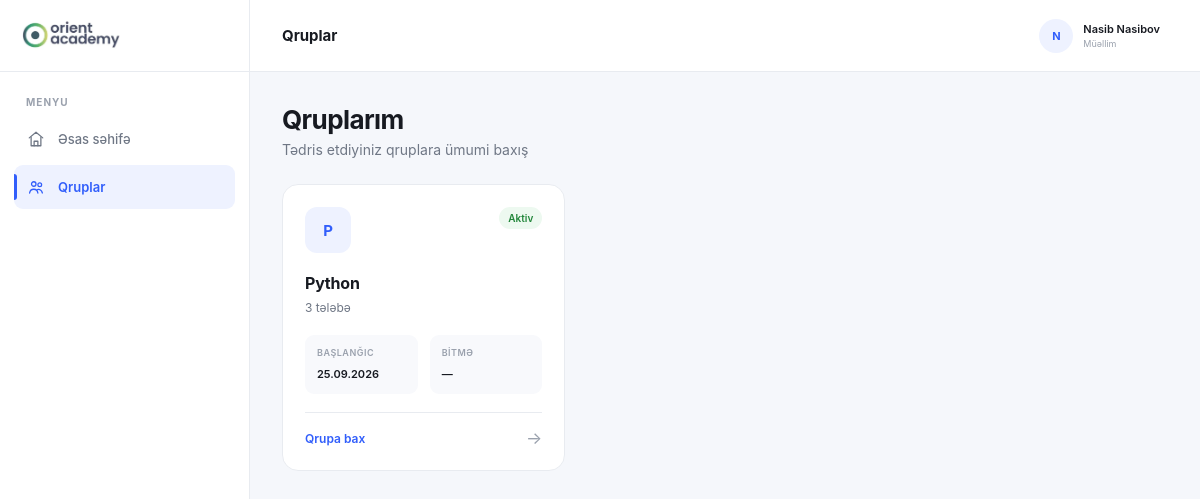
/groups/ (signed in), run on the app's committed database.
### dashboard/models.py (models this page shows, shortened)
class Group(models.Model):
    name = models.CharField(
        max_length=100
    )
    teacher = models.ForeignKey(
        User,
        on_delete=models.CASCADE,
        related_name="teaching_groups"
    )
    start_date = models.DateField()
    end_date = models.DateField(
        null=True,
        blank=True
    )
    created_at = models.DateTimeField(
        auto_now_add=True
    )
    is_active = models.BooleanField(
        default=True
    )
    class Meta:
        ordering = ["-created_at"]

### dashboard/views.py (the view)
# urls.py: path("groups/", groups_list, name="groups"),
@login_required
def groups_list(request):
    groups = Group.objects.filter(
        teacher=request.user
    ).prefetch_related(
        "students"
    )
    return render(
        request,
        "groups.html",
        {
            "groups": groups
        }
    )

### templates/groups.html (shortened to what this page needs)
{% extends "base.html" %}
{% block page_title %}
    Qruplar
{% endblock %}
{% block content %}
    <div class="page-header">
        <h1>
            Qruplarım
        </h1>
        <p>
            Tədris etdiyiniz qruplara ümumi baxış
        </p>
    </div>
    {% if groups %}
        <div class="groups-grid">
            {% for group in groups %}
                <a
                    href="{% url 'group_detail' group.id %}"
                    class="group-card"
                >
                    <div class="group-card-top">
                        <div class="group-icon">
                            {{ group.name|first|upper }}
                        </div>
                        {% if group.is_active %}
                            <span class="group-status active">
                                Aktiv
                            </span>
                        {% else %}
                            <span class="group-status closed">
                                Bağlanıb
                            </span>
                        {% endif %}
                    </div>
                    <h2>
                        {{ group.name }}
                    </h2>
                    <p class="group-student-count">
                        {% with count=group.students.count %}
                            {{ count }}
                            {% if count == 1 %}
                                tələbə
                            {% else %}
                                tələbə
                            {% endif %}
                        {% endwith %}
                    </p>
                    <div class="group-details">
                        <div class="group-detail">
                            <span>
                                Başlanğıc
                            </span>
                            <strong>
                                {{ group.start_date|date:"d.m.Y" }}
                            </strong>
                        </div>
                        <div class="group-detail">
                            <span>
                                Bitmə
                            </span>
                            <strong>
                                {% if group.end_date %}
                                    {{ group.end_date|date:"d.m.Y" }}
                                {% else %}
                                    —
                                {% endif %}
                            </strong>
                        </div>
                    </div>
                    <div class="group-footer">
                        <span class="view-group">
                            Qrupa bax
                        </span>
                        <span class="view-arrow">
                            →
                        </span>
                    </div>
                </a>
            {% endfor %}
        </div>
    {% endif %}
{% endblock %}

### templates/base.html (shortened to what this page needs)
{% load static %}
<!DOCTYPE html>
<html lang="az">
<head>
    <link
        rel="stylesheet"
        href="{% static 'dashboard/css/base.css' %}"
    >
</head>
<body>
    <div class="app">
        <aside
            class="sidebar"
            id="sidebar"
        >
            <div class="sidebar-top">
                <a
                    href="{% url 'dashboard_home' %}"
                    class="brand"
                >
                    <div class="brand-logo">
                    <img
                        src="{% static 'dashboard/images/orient-meta.png' %}"
                        alt="Orient Academy"
                    >
                </div>
                </a>
            </div>
            <nav class="navigation">
                <div class="nav-section">
                    <span class="nav-label">
                        MENYU
                    </span>
                    <a
                        href="{% url 'dashboard_home' %}"
                        class="nav-link {% if request.resolver_match.url_name == 'dashboard_home' %}active{% endif %}"
                    >
                        <span class="nav-icon">
                            <svg
                                viewBox="0 0 24 24"
                                aria-hidden="true"
                            >
                                <path d="M3 10.5L12 3l9 7.5"></path>
                                <path d="M5.5 9.5V21h13V9.5"></path>
                                <path d="M9.5 21v-6h5v6"></path>
                            </svg>
                        </span>
                        <span>
                            Əsas səhifə
                        </span>
                    </a>
                    <a
                        href="{% url 'groups' %}"
                        class="nav-link {% if request.resolver_match.url_name == 'groups' or request.resolver_match.url_name == 'group_detail' %}active{% endif %}"
                    >
                        <span class="nav-icon">
                            <svg
                                viewBox="0 0 24 24"
                                aria-hidden="true"
                            >
                                <circle
                                    cx="9"
                                    cy="8"
                                    r="3"
                                ></circle>
                                <circle
                                    cx="17"
                                    cy="9"
                                    r="2.5"
                                ></circle>
                                <path
                                    d="M3.5 20c.5-3.4 2.4-5 5.5-5s5 1.6 5.5 5"
                                ></path>
                                <path
                                    d="M14 15.5c2.8-.8 5.5.5 6.5 4.5"
                                ></path>
                            </svg>
                        </span>
                        <span>
                            Qruplar
                        </span>
                    </a>
                </div>
            </nav>
        </aside>
        <main class="main">
            <header class="topbar">
                <div class="topbar-title">
                    {% block page_title %}{% endblock %}
                </div>
                <a
                    href="{% url 'profile' %}"
                    class="topbar-profile"
                >
                    <div class="topbar-avatar">
                        {{ user.first_name|first|default:user.username|first|upper }}
                    </div>
                    <div class="topbar-user">
                        <strong>
                            {% if user.first_name or user.last_name %}
                                {{ user.first_name }}
                                {{ user.last_name }}
                            {% else %}
                                {{ user.username }}
                            {% endif %}
                        </strong>
                        <span>
                            Müəllim
                        </span>
                    </div>
                </a>
            </header>
            <section class="content">
                <div class="page-container">
                    {% block content %}
                    {% endblock %}
                </div>
            </section>
        </main>
    </div>
</body>
</html>

### static/dashboard/css/base.css (style rules this page uses)
:root { --bg: #f5f7fb; --surface: #ffffff; --surface-soft: #f8f9fc; --text: #171a21; --text-secondary: #6f7785; --text-muted: #9aa1ad; --border: #e8ebf0; --primary: #315efb; --primary-hover: #254bd4; --primary-soft: #eef2ff; --sidebar-width: 250px; --topbar-height: 72px; --radius: 12px; --radius-lg: 16px; --transition: 180ms cubic-bezier(0.4, 0, 0.2, 1); }
* { margin: 0; padding: 0; box-sizing: border-box; }
html { scroll-behavior: smooth; }
body { min-height: 100vh; font-family: Inter, -apple-system, BlinkMacSystemFont, "Segoe UI", Roboto, Arial, sans-serif; background: var(--bg); color: var(--text); -webkit-font-smoothing: antialiased; }
a { color: inherit; text-decoration: none; }
.app { min-height: 100vh; }
.sidebar { position: fixed; top: 0; left: 0; bottom: 0; width: var(--sidebar-width); display: flex; flex-direction: column; background: var(--surface); border-right: 1px solid var(--border); z-index: 100; animation: sidebarEnter 400ms ease both; }
.sidebar-top { height: var(--topbar-height); padding: 0 22px; display: flex; align-items: center; justify-content: space-between; border-bottom: 1px solid var(--border); }
.brand { display: flex; align-items: center; gap: 11px; }
.navigation { flex: 1; padding: 24px 14px; }
.nav-section { display: flex; flex-direction: column; }
.nav-label { padding: 0 12px; margin-bottom: 9px; color: var(--text-muted); font-size: 10px; font-weight: 700; letter-spacing: 1px; }
.nav-link { position: relative; min-height: 44px; padding: 0 12px; margin-bottom: 4px; display: flex; align-items: center; gap: 12px; border-radius: 9px; color: var(--text-secondary); font-size: 13px; font-weight: 500; transition: background var(--transition), color var(--transition), transform var(--transition); }
.nav-link.active { background: var(--primary-soft); color: var(--primary); font-weight: 600; }
.nav-link.active::before { content: ""; position: absolute; left: 0; top: 9px; bottom: 9px; width: 3px; border-radius: 0 4px 4px 0; background: var(--primary); }
.nav-icon { width: 20px; height: 20px; display: flex; align-items: center; justify-content: center; flex-shrink: 0; }
.nav-icon svg { width: 18px; height: 18px; display: block; fill: none; stroke: currentColor; stroke-width: 1.7; stroke-linecap: round; stroke-linejoin: round; }
.main { min-height: 100vh; margin-left: var(--sidebar-width); }
.topbar { position: sticky; top: 0; height: var(--topbar-height); padding: 0 32px; display: flex; align-items: center; background: rgba(255, 255, 255, 0.92); border-bottom: 1px solid var(--border); backdrop-filter: blur(12px); z-index: 50; }
.topbar-title { color: var(--text); font-size: 15px; font-weight: 650; }
.topbar-profile { margin-left: auto; padding: 5px 8px; display: flex; align-items: center; gap: 10px; border-radius: 9px; transition: background var(--transition); }
.topbar-avatar { width: 34px; height: 34px; flex-shrink: 0; display: flex; align-items: center; justify-content: center; border-radius: 50%; background: var(--primary-soft); color: var(--primary); font-size: 11px; font-weight: 700; }
.topbar-user { display: flex; flex-direction: column; }
.topbar-user strong { font-size: 11px; font-weight: 600; }
.topbar-user span { margin-top: 2px; color: var(--text-muted); font-size: 9px; }
.content { padding: 32px; }
.page-container { width: 100%; max-width: 1400px; margin: 0 auto; animation: pageEnter 400ms ease both; }
.brand { display: flex; align-items: center; width: 100%; }
.brand-logo { width: 220px; height: 60px; display: flex; align-items: center; }
.brand-logo img { display: block; width: auto; height: 54px; max-width: 220px; object-fit: contain; object-position: left center; }

### data on the page
Group: name|first "P", is_active "Aktiv", name "Python", students.count "3", start_date "25.09.2026"

### other printed values
{{ user.first_name|first|default:user.username|first|upper }} "N"
{{ user.first_name }} "Nasib"
{{ user.last_name }} "Nasibov"
